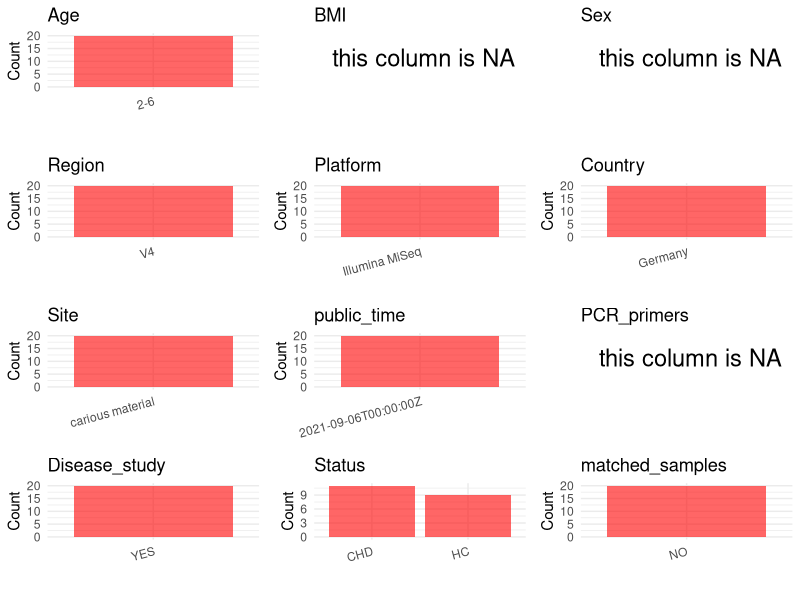

Write R code to recreate this figure. (Note: this script raises an error after producing the figure.)
## ---- chunk 1
# Load necessary libraries
library(dplyr)
library(ggplot2)
library(cowplot)

# Set working directory (update this path to your local directory)
setwd("D:/studylearning/董彪师兄项目/任务/张辰飞/PRJNA731066")

# Read the initial metadata files
initial_meta<-read.csv("SraRunTable.csv",header = T)

# Combine the two metadata files
#meta <- rbind(initial_meta, initial_meta1)

#Remove entries non-oral samples
#initial_meta <- subset(initial_meta,isolate %in% c("saliva","tongue coat"))

# Check the number of samples containing "HT" in Sample.Name (e.g., healthy controls)
#nrow(subset(meta, grepl("HT", Sample.Name)))

# Display the first few rows of the metadata
head(initial_meta)
## ---- chunk 2
# Create a uniform metadata dataframe
metadata <- data.frame(
  BioProject = initial_meta$BioProject,
  Run = initial_meta$Run,
  sample_name = initial_meta$Sample.Name,
  Age = "2-6",
  BMI = NA,
  Sex= NA,
  Region = "V4",
  Platform = initial_meta$Instrument,
  Country = initial_meta$geo_loc_name_country,
  Site = initial_meta$isolation_source,
  public_time = initial_meta$ReleaseDate,
  stringsAsFactors = FALSE
)
## ---- chunk 3
# Add information obtained from the publication
metadata$PCR_primers <- NA_character_
metadata$title <- "Microbiome Analysis of Carious Lesions in Pre-School Children with Early Childhood Caries and Congenital Heart Disease"
metadata$Disease_study <- "YES"
# Assign disease status based on sample_name patterns
metadata <- metadata %>% 
  mutate(Status = case_when(
    grepl("CHD",sample_name) ~ "CHD",
    grepl("HCG",sample_name) ~ "HC"
  ))

#extract subject id by remove prefix of sample_name
#metadata$sample_name <- gsub("T|CR|CS|C|N|S", "", metadata$sample_name)

# Check initial data distribution
cat("Initial sample distribution:\n")
table(metadata$sample_name)
table(metadata$Site)

# Calculate sampling frequency per subject
sample_counts <- table(metadata$sample_name)
cat("\nNumber of samples per subject:\n")
print(sample_counts)

# Create matched_samples column
metadata$matched_samples <- ifelse(metadata$sample_name %in% names(sample_counts[sample_counts >= 2]), "YES", "NO")

cat("\nMatched samples distribution:\n")
table(metadata$matched_samples)

# Identify samples for removal: single samples excluding carious material
single_samples <- names(sample_counts[sample_counts == 1])
samples_to_remove <- metadata$sample_name %in% single_samples & !(metadata$Site %in% c("carious material"))

cat("\nNumber of samples to be removed:", sum(samples_to_remove), "\n")

# Remove identified samples
metadata_clean <- metadata[!samples_to_remove, ]

cat("\nFinal sample distribution after cleaning:\n")
table(metadata_clean$sample_name)
table(metadata_clean$Site)
table(metadata_clean$matched_samples)

# Use cleaned dataset for subsequent analysis
metadata <- metadata_clean
## ---- chunk 4
# Check the number of unique runs and sample names
print(paste("Number of unique runs:", length(unique(metadata$Run))))
print(paste("Number of unique sample names:", length(unique(metadata$sample_name))))
## ---- chunk 5
# Select columns for visualization
plot_data <- metadata %>%
  select(-BioProject, -Run, -sample_name, -title)

# Function to create simple plots for each column
create_simple_plots <- function(data) {
  plots <- list()
  
  for (col in colnames(data)) {
    # Check if the column is all NA
    if (all(is.na(data[[col]]))) {
      # Create an empty plot with text indicating all NA
      p <- ggplot() +
        annotate("text", x = 0.5, y = 0.5, label = "this column is NA", size = 6) +
        labs(title = col) +
        theme_void()
    } else if (is.numeric(data[[col]])) {
      # Numeric variable: histogram
      p <- ggplot(data, aes(x = .data[[col]])) +
        geom_histogram(fill = "blue", alpha = 0.6, bins = 20, na.rm = TRUE) +
        labs(title = col) +
        theme_minimal()
    } else {
      # Categorical variable: bar plot (remove NA values)
      count_data <- as.data.frame(table(data[[col]], useNA = "ifany"))
      p <- ggplot(count_data, aes(x = reorder(Var1, -Freq), y = Freq)) +
        geom_col(fill = "red", alpha = 0.6) +
        labs(title = col, x = NULL, y = "Count") +
        theme_minimal() +
        theme(axis.text.x = element_text(angle = 15, hjust = 1))
    }
    plots[[col]] <- p
  }
  
  return(plots)
}

# Generate and arrange plots
plots <- create_simple_plots(plot_data)
p<-plot_grid(plots$Age, 
          plots$BMI, 
          plots$Sex, 
          plots$Region, 
          plots$Platform, 
          plots$Country, 
          plots$Site,
          plots$public_time, 
          plots$PCR_primers,
          plots$Disease_study,
          plots$Status,
          plots$matched_samples,# add 
          ncol = 3, align = "hv", axis = "lb")
ggsave("Metadata_Summary.png", plot = p, width = 8, height = 6, dpi = 150, bg = "white")
## ---- chunk 6
knitr::include_graphics("Metadata_Summary.png")
## ---- chunk 7
# Reorder columns to match the desired format
metadata <- metadata[, c(
  "BioProject", "Run", "sample_name", "Age", "BMI", "Sex", 
  "Region", "Platform", "Country", "Site", "public_time", 
  "PCR_primers", "title", "Disease_study", "Status","matched_samples"
)]

# Export the uniform metadata to a CSV file
write.csv(metadata, file = "metadata.csv", quote = FALSE)
head(metadata)
